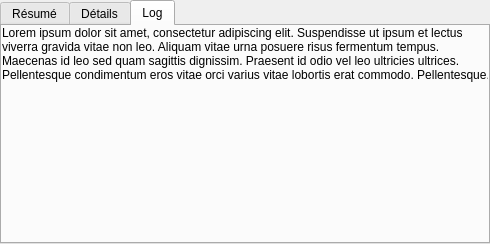
<?xml version="1.0" encoding="UTF-8"?>
<ui version="4.0">
 <class>ResumeDetailsWidget</class>
 <widget class="QWidget" name="ResumeDetailsWidget">
  <property name="geometry">
   <rect>
    <x>0</x>
    <y>0</y>
    <width>490</width>
    <height>244</height>
   </rect>
  </property>
  <property name="windowTitle">
   <string>Form</string>
  </property>
  <widget class="QTabWidget" name="tabWidget">
   <property name="geometry">
    <rect>
     <x>0</x>
     <y>0</y>
     <width>490</width>
     <height>244</height>
    </rect>
   </property>
   <property name="currentIndex">
    <number>2</number>
   </property>
   <widget class="QWidget" name="Resume">
    <attribute name="title">
     <string>Résumé</string>
    </attribute>
    <widget class="QLabel" name="label_resume">
     <property name="geometry">
      <rect>
       <x>0</x>
       <y>0</y>
       <width>490</width>
       <height>211</height>
      </rect>
     </property>
     <property name="text">
      <string> Lorem ipsum dolor sit amet, consectetur adipiscing elit. Donec in sem tellus, vitae posuere ante. Curabitur ultrices ultrices luctus. Sed mattis adipiscing iaculis. Cum sociis natoque penatibus et magnis dis parturient montes, nascetur ridiculus mus. Vestibulum libero urna, faucibus a imperdiet nec, posuere sit amet mauris. Lorem ipsum dolor sit. </string>
     </property>
     <property name="alignment">
      <set>Qt::AlignLeading|Qt::AlignLeft|Qt::AlignTop</set>
     </property>
     <property name="wordWrap">
      <bool>true</bool>
     </property>
    </widget>
   </widget>
   <widget class="QWidget" name="Detail">
    <attribute name="title">
     <string>Détails</string>
    </attribute>
    <widget class="QLabel" name="label_detail">
     <property name="geometry">
      <rect>
       <x>0</x>
       <y>0</y>
       <width>490</width>
       <height>211</height>
      </rect>
     </property>
     <property name="text">
      <string>Lorem ipsum dolor sit amet, consectetur adipiscing elit. Aliquam quis sem eros, vitae congue libero. Cras accumsan nibh in tortor pretium porttitor. Sed mauris nisi, semper id semper sit amet, congue quis lacus. Nunc euismod, ipsum a scelerisque vestibulum, arcu urna malesuada diam, at tristique leo elit non lorem. Nulla. </string>
     </property>
     <property name="alignment">
      <set>Qt::AlignLeading|Qt::AlignLeft|Qt::AlignTop</set>
     </property>
     <property name="wordWrap">
      <bool>true</bool>
     </property>
    </widget>
   </widget>
   <widget class="QWidget" name="Log">
    <attribute name="title">
     <string>Log</string>
    </attribute>
    <widget class="QLabel" name="label_log">
     <property name="geometry">
      <rect>
       <x>0</x>
       <y>0</y>
       <width>490</width>
       <height>211</height>
      </rect>
     </property>
     <property name="text">
      <string>Lorem ipsum dolor sit amet, consectetur adipiscing elit. Suspendisse ut ipsum et lectus viverra gravida vitae non leo. Aliquam vitae urna posuere risus fermentum tempus. Maecenas id leo sed quam sagittis dignissim. Praesent id odio vel leo ultricies ultrices. Pellentesque condimentum eros vitae orci varius vitae lobortis erat commodo. Pellentesque. </string>
     </property>
     <property name="alignment">
      <set>Qt::AlignLeading|Qt::AlignLeft|Qt::AlignTop</set>
     </property>
     <property name="wordWrap">
      <bool>true</bool>
     </property>
    </widget>
   </widget>
  </widget>
 </widget>
 <resources/>
 <connections/>
</ui>
